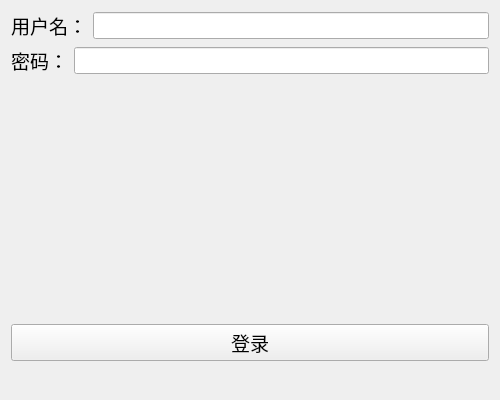
<?xml version="1.0" encoding="UTF-8"?>
<ui version="4.0">
 <class>Form</class>
 <widget class="QWidget" name="Form">
  <property name="geometry">
   <rect>
    <x>0</x>
    <y>0</y>
    <width>500</width>
    <height>400</height>
   </rect>
  </property>
  <property name="windowTitle">
   <string>Form</string>
  </property>
  <layout class="QVBoxLayout" name="verticalLayout">
   <item>
    <layout class="QHBoxLayout" name="horizontalLayout">
     <item>
      <widget class="QLabel" name="label">
       <property name="font">
        <font>
         <pointsize>14</pointsize>
        </font>
       </property>
       <property name="text">
        <string>用户名：</string>
       </property>
      </widget>
     </item>
     <item>
      <widget class="QLineEdit" name="lineEdit_username">
       <property name="font">
        <font>
         <pointsize>12</pointsize>
        </font>
       </property>
      </widget>
     </item>
    </layout>
   </item>
   <item>
    <layout class="QHBoxLayout" name="horizontalLayout_2">
     <item>
      <widget class="QLabel" name="label_2">
       <property name="font">
        <font>
         <pointsize>14</pointsize>
        </font>
       </property>
       <property name="text">
        <string>密码：</string>
       </property>
      </widget>
     </item>
     <item>
      <widget class="QLineEdit" name="lineEdit_password">
       <property name="font">
        <font>
         <pointsize>12</pointsize>
        </font>
       </property>
       <property name="echoMode">
        <enum>QLineEdit::EchoMode::Password</enum>
       </property>
      </widget>
     </item>
    </layout>
   </item>
   <item>
    <spacer name="verticalSpacer">
     <property name="orientation">
      <enum>Qt::Orientation::Vertical</enum>
     </property>
     <property name="sizeHint" stdset="0">
      <size>
       <width>20</width>
       <height>40</height>
      </size>
     </property>
    </spacer>
   </item>
   <item>
    <widget class="QPushButton" name="pushButton">
     <property name="font">
      <font>
       <pointsize>14</pointsize>
      </font>
     </property>
     <property name="text">
      <string>登录</string>
     </property>
    </widget>
   </item>
   <item>
    <widget class="QLabel" name="label_result">
     <property name="font">
      <font>
       <pointsize>14</pointsize>
      </font>
     </property>
     <property name="text">
      <string/>
     </property>
    </widget>
   </item>
  </layout>
 </widget>
 <resources/>
 <connections/>
</ui>
